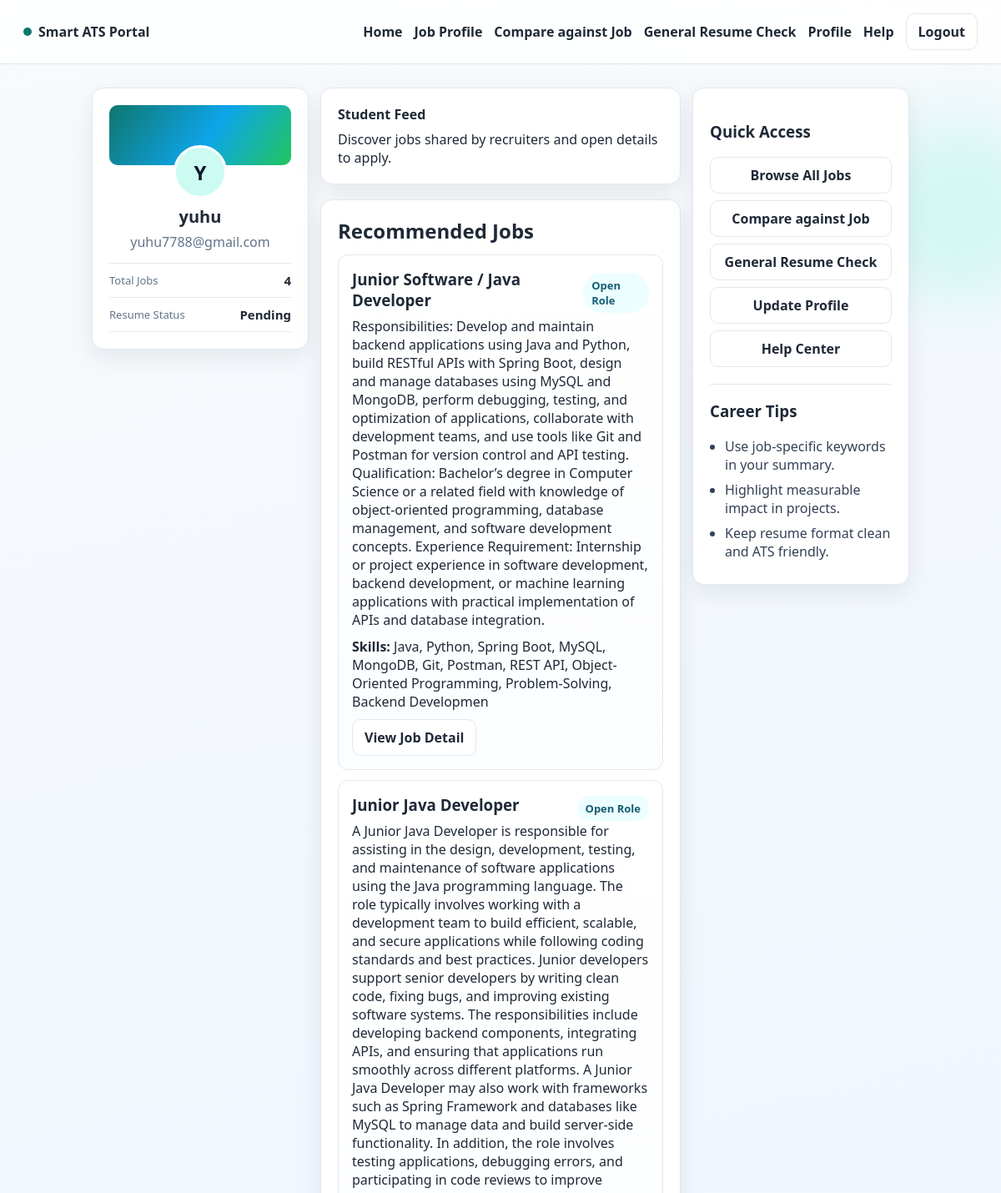
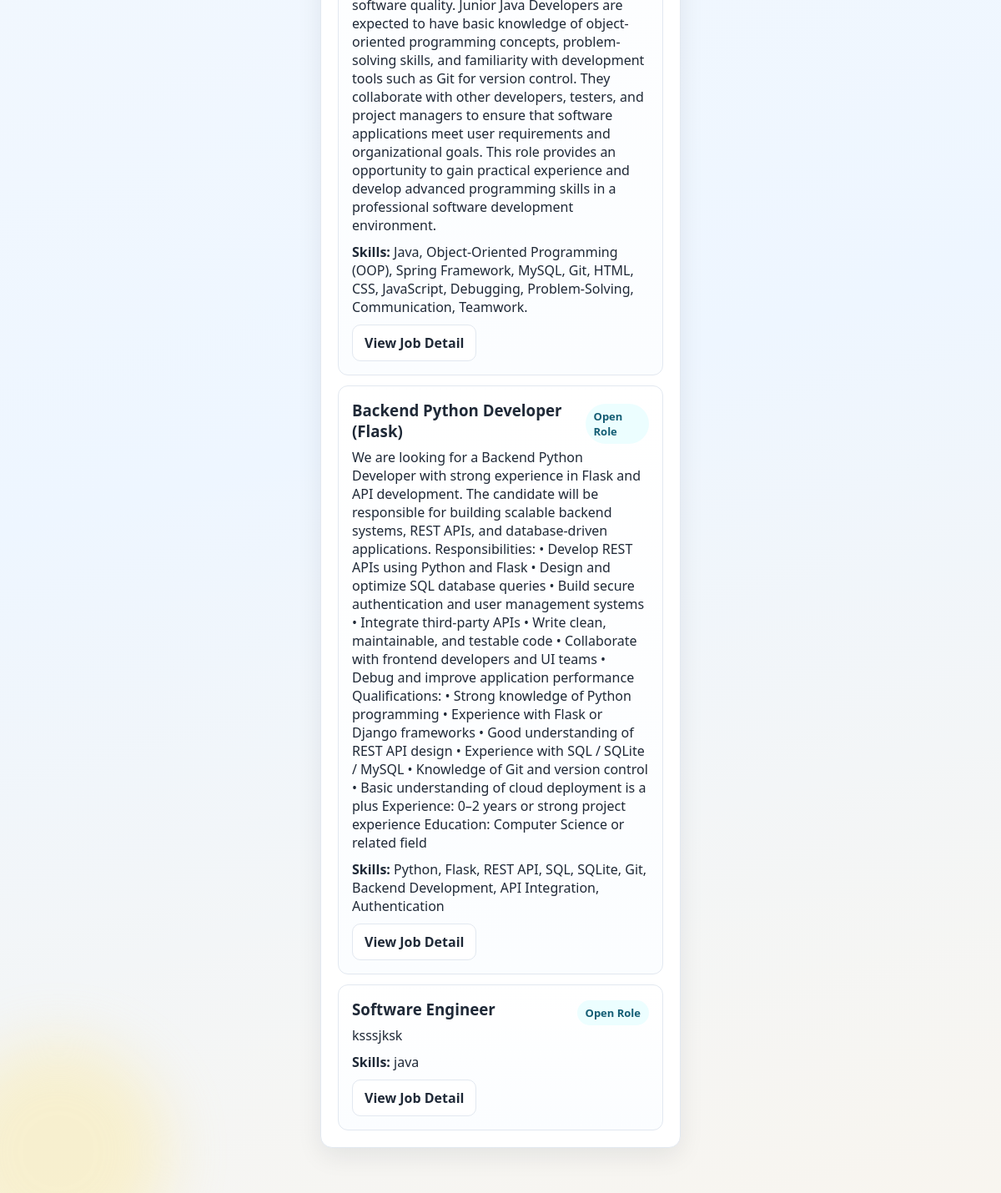
Screenshot of /student (signed in) with the database file from the repository (2 pictures, top to bottom).
### tables this page shows
CREATE TABLE student_profiles(
        id INTEGER PRIMARY KEY AUTOINCREMENT,
        student_email TEXT UNIQUE,
        full_name TEXT,
        phone TEXT,
        location TEXT,
        linkedin TEXT,
        portfolio TEXT,
        skills TEXT,
        about TEXT
    );

CREATE TABLE jobs(
        id INTEGER PRIMARY KEY AUTOINCREMENT,
        title TEXT,
        description TEXT,
        skills TEXT,
        recruiter_email TEXT
    , application_deadline TEXT);

### app.py (the view)
@app.route("/student")
def student_dash():
    if not role_required("student"):
        flash("Student access required.", "error")
        return redirect("/")
    conn = get_db_connection()
    cur = conn.cursor()
    cur.execute("SELECT COUNT(*) AS count FROM jobs")
    total_jobs = cur.fetchone()["count"]
    cur.execute("SELECT * FROM jobs ORDER BY id DESC")
    all_jobs = cur.fetchall()
    cur.execute(
        """
        SELECT
            a.score,
            a.created_at,
            a.resume_filename,
            j.title AS job_title
        FROM applications a
        JOIN jobs j ON j.id = a.job_id
        WHERE a.student_email = ?
        ORDER BY a.created_at DESC
        LIMIT 8
        """,
        (session["user"],),
    )
    history = cur.fetchall()
    conn.close()
    profile = get_or_create_student_profile(session["user"], session.get("name", ""))
    return render_template(
        "student_home.html",
        total_jobs=total_jobs,
        jobs=all_jobs,
        resume_uploaded="resume_text" in session,
        resume_filename=session.get("resume_filename"),
        history=history,
        profile=profile,
    )

### app.py (called while the page is built, shortened)
def get_db_connection():
    conn = sqlite3.connect("database.db", timeout=10)
    conn.row_factory = sqlite3.Row
    return conn

def role_required(role):
    return "user" in session and session.get("role") == role

def get_or_create_student_profile(email, default_name=""):
    conn = get_db_connection()
    cur = conn.cursor()
    cur.execute("SELECT * FROM student_profiles WHERE student_email=?", (email,))
    profile = cur.fetchone()
    conn.close()
    return profile

@app.context_processor
def inject_user_context():
    return {
        "is_logged_in": "user" in session,
        "user_email": session.get("user"),
        "role": session.get("role"),
    }

### templates/student_home.html (shortened to what this page needs)
{% extends "base.html" %}
{% block content %}
<section class="linkedin-wrap fade-up">
  <aside class="linkedin-left card">
    <div class="linkedin-cover"></div>
    <div class="linkedin-profile">
      <div class="linkedin-avatar">{{ (profile["full_name"] or session.get("name", "S"))[0]|upper }}</div>
      <h2>{{ profile["full_name"] or session.get("name", "Student") }}</h2>
      <p>{{ session.get("user") }}</p>
    </div>
    <div class="linkedin-metrics">
      <div>
        <span>Total Jobs</span>
        <strong>{{ total_jobs }}</strong>
      </div>
      <div>
        <span>Resume Status</span>
        <strong>{{ "Uploaded" if resume_uploaded else "Pending" }}</strong>
      </div>
    </div>
  </aside>
  <section class="linkedin-feed">
    <article class="card linkedin-compose">
      <h1>Student Feed</h1>
      <p>Discover jobs shared by recruiters and open details to apply.</p>
    </article>
    <article class="card">
      <div class="section-head">
        <h2>Recommended Jobs</h2>
      </div>
      <div class="job-grid">
        {% for job in jobs %}
          <article class="job-card linkedin-job">
            <div class="linkedin-job-head">
              <h3>{{ job["title"] }}</h3>
              <span class="pill">Open Role</span>
            </div>
            <p>{{ job["description"] or "No description provided." }}</p>
            <p><strong>Skills:</strong> {{ job["skills"] or "Not specified" }}</p>
            <div class="job-actions">
              <a class="btn-outline" href="/student/jobs/{{ job['id'] }}">View Job Detail</a>
            </div>
          </article>
        {% endfor %}
      </div>
    </article>
  </section>
  <aside class="linkedin-right card">
    <h3>Quick Access</h3>
    <a class="btn-outline linkedin-side-link" href="/student/job-profile">Browse All Jobs</a>
    <a class="btn-outline linkedin-side-link" href="/upload_resume">Compare against Job</a>
    <a class="btn-outline linkedin-side-link" href="/upload_resume_individual">General Resume Check</a>
    <a class="btn-outline linkedin-side-link" href="/student/profile">Update Profile</a>
    <a class="btn-outline linkedin-side-link" href="/student/help">Help Center</a>
    <hr>
    <h3>Career Tips</h3>
    <ul class="linkedin-tips">
      <li>Use job-specific keywords in your summary.</li>
      <li>Highlight measurable impact in projects.</li>
      <li>Keep resume format clean and ATS friendly.</li>
    </ul>
  </aside>
</section>
{% endblock %}

### static/css/style.css (style rules this page uses)
:root { --bg: #f7f9fc; --card: #ffffff; --ink: #1f2937; --muted: #64748b; --line: #e2e8f0; --brand: #0f766e; --brand-strong: #115e59; --accent: #f59e0b; --danger: #b91c1c; --ok: #047857; --shadow: 0 10px 30px rgba(15, 23, 42, 0.08); }
* { box-sizing: border-box; }
body { margin: 0; color: var(--ink); background: linear-gradient(165deg, #f8fafc 0%, #eef6ff 65%, #f8f5ef 100%); font-family: "Segoe UI", Tahoma, Geneva, Verdana, sans-serif; min-height: 100vh; }
.hero h1, .section-head h1, .section-head h2 { margin: 0; }
.card { background: var(--card); border: 1px solid var(--line); border-radius: 14px; padding: 20px; box-shadow: var(--shadow); margin-bottom: 18px; }
.btn-primary, .btn-outline { display: inline-flex; justify-content: center; align-items: center; padding: 10px 14px; border-radius: 10px; font-weight: 700; border: 1px solid transparent; text-decoration: none; cursor: pointer; }
.btn-outline { border-color: var(--line); background: #fff; color: var(--ink); }
.pill { background: #ecfeff; color: #155e75; border-radius: 999px; padding: 6px 10px; font-weight: 700; font-size: 13px; }
.job-grid { display: grid; gap: 12px; margin-top: 12px; }
.job-card { border: 1px solid var(--line); border-radius: 12px; padding: 16px; background: linear-gradient(180deg, #ffffff 0%, #fbfdff 100%); }
.job-card h3 { margin: 0 0 8px; }
.job-card p { margin: 0 0 10px; }
.job-actions { display: flex; gap: 10px; align-items: center; flex-wrap: wrap; margin-top: 10px; }
.linkedin-wrap { display: grid; grid-template-columns: 260px minmax(0, 1fr) 260px; gap: 14px; align-items: start; }
.linkedin-cover { height: 72px; border-radius: 10px; background: linear-gradient(125deg, #0f766e 0%, #0ea5e9 55%, #22c55e 100%); }
.linkedin-profile { text-align: center; margin-top: -24px; }
.linkedin-avatar { width: 64px; height: 64px; border-radius: 999px; border: 3px solid #fff; display: grid; place-items: center; font-size: 24px; font-weight: 800; color: #0f172a; background: #ccfbf1; margin: 0 auto 8px; }
.linkedin-profile h2 { margin: 0; font-size: 20px; }
.linkedin-profile p { margin: 6px 0 0; color: var(--muted); word-break: break-word; }
.linkedin-metrics { margin-top: 14px; border-top: 1px solid var(--line); }
.linkedin-metrics div { display: flex; justify-content: space-between; align-items: center; border-bottom: 1px solid var(--line); padding: 10px 0; }
.linkedin-metrics span { color: var(--muted); font-size: 13px; }
.linkedin-metrics strong { font-size: 15px; }
.linkedin-compose h1 { margin: 0; }
.linkedin-compose p { margin: 8px 0 0; }
.linkedin-job-head { display: flex; align-items: center; justify-content: space-between; gap: 10px; }
.linkedin-side-link { width: 100%; margin-bottom: 8px; }
.linkedin-right hr { border: 0; border-top: 1px solid var(--line); margin: 12px 0; }
.linkedin-tips { margin: 8px 0 0; padding-left: 18px; }
.linkedin-tips li { margin-bottom: 8px; color: #334155; }
.fade-up { animation: fadeUp 420ms ease both; }

### rows the page displays
student_profiles: full_name "Y", full_name "yuhu"
jobs: title "Junior Software / Java Developer", description "Responsibilities: Develop and maintain backend applications using Java and Python, build RESTful APIs with Spring Boot, design and manage databases using MySQL and MongoDB, perform debugging, testing, and optimization of applications, collaborate with development teams, and use tools like Git and Postman for version control and API testing. Qualification: Bachelor’s degree in Computer Science or a related field with knowledge of object-oriented programming, database management, and software development concepts. Experience Requirement: Internship or project experience in software development, backend development, or machine learning applications with practical implementation of APIs and…", skills "Java, Python, Spring Boot, MySQL, MongoDB, Git, Postman, REST API, Object-Oriented Programming, Problem-Solving, Backend Developmen"
jobs: title "Junior Java Developer", description "A Junior Java Developer is responsible for assisting in the design, development, testing, and maintenance of software applications using the Java programming language. The role typically involves working with a development team to build efficient, scalable, and secure applications while following coding standards and best practices. Junior developers support senior developers by writing clean code, fixing bugs, and improving existing software systems. The responsibilities include developing backend components, integrating APIs, and ensuring that applications run smoothly across different platforms. A Junior Java Developer may also work with frameworks such as Spring Framework and databases…", skills "Java, Object-Oriented Programming (OOP), Spring Framework, MySQL, Git, HTML, CSS, JavaScript, Debugging, Problem-Solving, Communication, Teamwork."
jobs: title "Backend Python Developer (Flask)", description "We are looking for a Backend Python Developer with strong experience in Flask and API development. The candidate will be responsible for building scalable backend systems, REST APIs, and database-driven applications. Responsibilities: • Develop REST APIs using Python and Flask • Design and optimize SQL database queries • Build secure authentication and user management systems • Integrate third-party APIs • Write clean, maintainable, and testable code • Collaborate with frontend developers and UI teams • Debug and improve application performance Qualifications: • Strong knowledge of Python programming • Experience with Flask or Django frameworks • Good understanding of REST API design •…", skills "Python, Flask, REST API, SQL, SQLite, Git, Backend Development, API Integration, Authentication"
jobs: title "Software Engineer", description "ksssjksk", skills "java"

### other values shown
{{ session.get("user") }} "yuhu7788@gmail.com"
{{ total_jobs }} "4"
{{ "Uploaded" if resume_uploaded else "Pending" }} "Pending"
